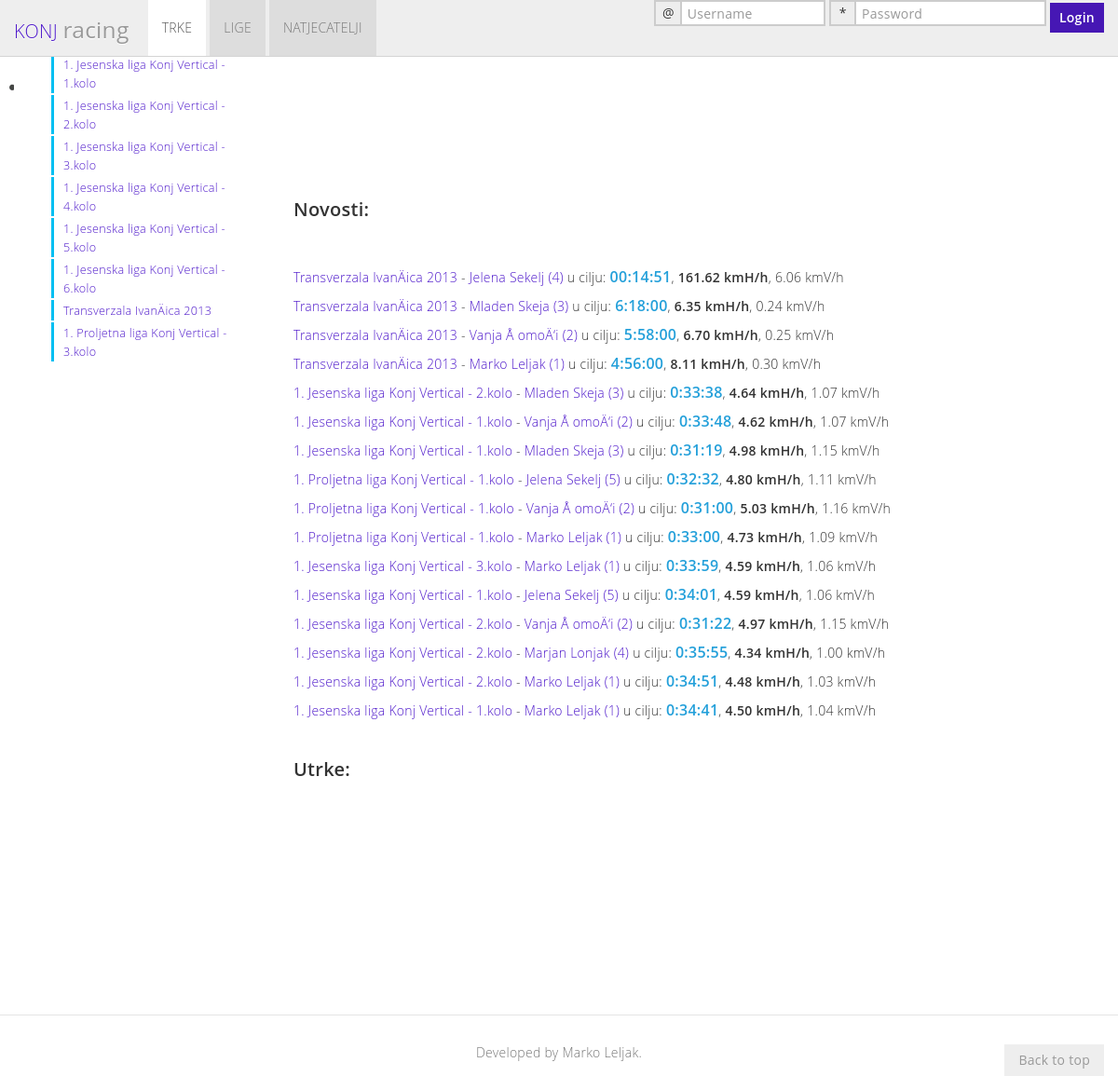
The page / on the database its author committed.
### tables this page shows
CREATE TABLE `race` (
  `rac_id` int(11) NOT NULL AUTO_INCREMENT,
  `rac_typ_id` int(11) NOT NULL,
  `lea_id` int(11) DEFAULT NULL,
  `leagr_id` int(11) DEFAULT NULL,
  `val_id` int(11) DEFAULT NULL,
  `org_id` int(11) NOT NULL,
  `st_id` int(11) NOT NULL,
  `rac_lea_add` varchar(45) DEFAULT NULL COMMENT 'If race in several leagues, then write 3;4;12 as league id\\\\\\\\\\\\\\''s',
  `rac_leagr_add` varchar(45) DEFAULT NULL,
  `rac_typ_add` varchar(45) DEFAULT NULL COMMENT 'If race in several types, then write 3;4;12 as race type id\\\\\\''s',
  `rac_nam` varchar(80) NOT NULL COMMENT 'full name',
  `rac_nams` varchar(20) DEFAULT NULL COMMENT 'short name',
  `rac_fr_dat` datetime NOT NULL,
  `rac_to_dat` datetime DEFAULT NULL,
  `rac_start_dat` datetime DEFAULT NULL COMMENT 'Exact starting time',
  `rac_limit_dat` datetime DEFAULT NULL COMMENT 'Exact limit time',
  `rac_chrono` varchar(1) DEFAULT NULL COMMENT 'Chronometer - Y/N or D/N',
  `rac_kmH` float NOT NULL COMMENT 'Horizontal kilometers',
  `rac_kmHD` float DEFAULT NULL COMMENT 'Horizontal downhill kilometers',
  `rac_kmV` float NOT NULL COMMENT 'Vertical Kilometers',
  `rac_kmVD` float DEFAULT NULL COMMENT 'Vertical downhil kilometers',
  `rac_ent_fee` decimal(10,0) DEFAULT NULL COMMENT 'Entry fee',
  `rac_ent_fee_val` varchar(45) DEFAULT NULL COMMENT 'If race entry fee in several currencies, then write \\\\\\\\\\\\\\"fee,currency_id\\\\\\\\\\\\\\" as \\\\\\\\\\\\\\"100#2;120#4;200#5\\\\\\\\\\\\\\"',
  `rac_shirt` varchar(1) DEFAULT NULL,
  `rac_water` varchar(1) DEFAULT NULL,
  `rac_drink` varchar(1) DEFAULT NULL,
  `rac_eat` varchar(1) DEFAULT NULL,
  `rac_rs` varchar(1) DEFAULT NULL COMMENT 'rescue service',
  `rac_fraid` varchar(1) DEFAULT NULL COMMENT 'first aid',
  `rac_reg_fr_dat` datetime DEFAULT NULL,
  `rac_reg_to_dat` datetime DEFAULT NULL,
  `rac_desc` varchar(300) DEFAULT NULL,
  `rac_rul` varchar(500) DEFAULT NULL,
  `rac_man_eq` varchar(200) DEFAULT NULL COMMENT 'mandatory equipment, for example \\\\\\\\\\\\\\"compass; 1l water; buff\\\\\\\\\\\\\\"',
  `rac_chk` varchar(1) DEFAULT NULL COMMENT 'if race includes checkpoints',
  `rac_lea_rou` int(11) DEFAULT NULL COMMENT 'if race in league then round in league (1,2,3,...)',
  `rac_meal` varchar(1) DEFAULT NULL,
  `rac_gps` varchar(100) DEFAULT NULL,
  `rac_web_gps` varchar(100) DEFAULT NULL,
  `rac_transfer` varchar(1) DEFAULT NULL,
  `activity` varchar(1) DEFAULT NULL,
  `date` datetime NOT NULL,
  PRIMARY KEY (`rac_id`),
  KEY `rac_typ_id_idx` (`rac_typ_id`),
  KEY `st_num_idx` (`st_id`),
  CONSTRAINT `st_num` FOREIGN KEY (`st_id`) REFERENCES `start` (`st_id`),
  CONSTRAINT `rac_typ_id` FOREIGN KEY (`rac_typ_id`) REFERENCES `race_type` (`rac_typ_id`) ON DELETE NO ACTION ON UPDATE NO ACTION
);

CREATE TABLE `race_result` (
  `res_id` int(11) NOT NULL AUTO_INCREMENT,
  `rac_id` int(11) NOT NULL,
  `res_chk_id` int(11) DEFAULT NULL,
  `sn_id` int(11) DEFAULT NULL,
  `res_typ_id` int(11) DEFAULT NULL,
  `res_fin_time` varchar(45) NOT NULL,
  `res_fin_time_sec` float DEFAULT NULL,
  `res_start` datetime DEFAULT NULL,
  `res_time` datetime DEFAULT NULL,
  `res_pen` varchar(45) DEFAULT NULL,
  `res_transfer_typ` varchar(1) DEFAULT NULL,
  `res_mob_id` int(11) DEFAULT NULL,
  `activity` varchar(1) DEFAULT NULL,
  `date` datetime DEFAULT NULL,
  PRIMARY KEY (`res_id`),
  KEY `rac_id_idx` (`rac_id`),
  CONSTRAINT `rac_id` FOREIGN KEY (`rac_id`) REFERENCES `race` (`rac_id`) ON DELETE NO ACTION ON UPDATE NO ACTION
);

### connect_to_mysql.php (called while the page is built, shortened)
<?php
function returnConnection()
{
$db_host = "localhost";
$db_username = "root";
$db_pass = "mysql";
$db_name = "konj";
$myConnection = mysqli_connect("$db_host","$db_username","$db_pass", "$db_name") or die ("could not connect to mysql");
return $myConnection;
}
?>

### functions.php (called while the page is built, shortened)
<?php
include "connect_to_mysql.php";
function queryMysql($query)
{
	$result = mysqli_query(returnConnection(), $query) or die(mysqli_error(returnConnection()));
	return $result;
}
?>

### components.php (the view, shortened to what this page needs)
<?php
function get_sidebar($type, $id){
    if(get_parameter(null,"show_races_in_league") == 1)
    {
        echo '<li>
            <a href="#page-components">Trke</a>
            <ul class="nav" id="races-active">';
        $query = "SELECT rac_nam,rac_id FROM race where activity='D' or activity='Y'";
        $result = queryMysql($query);
        $num = mysqli_num_rows(queryMysql($query));
        for ($j = 0 ; $j < $num ; ++$j)
        {
            $row = mysqli_fetch_row($result);
            $raceid = $row[1];
            $race='<li><a class="race-link" href="#" onclick=\'ajaxGetComponent("race", ' . $raceid . ')\'>
                ' . $row[0] . '</a></li>';
            echo $race;
        }
        echo '</ul>';
    }
}
function get_general()
{
	echo'
    <div class="bs-docs-section" id="news">
       <div class="page-header">
          <h3>Novosti:</h3>
       </div>';
    $query = "select rr.sn_id, concat(p.per_nam, ' ', p.per_sur) as trkac,p.per_id ,
    	   rr.res_fin_time vrijeme, round(r.rac_kmh/get_time_decimal(rr.res_fin_time),2) as 'kmH/h',
			round(r.rac_kmv/get_time_decimal(rr.res_fin_time),2) as 'kmV/h',r.rac_nam,r.rac_id
        from race_result rr
        inner join race r on rr.rac_id=r.rac_id
        inner join start s on r.st_id=s.st_id
        inner join st_num st on s.st_id=st.st_id
        inner join person p on st.per_id=p.per_id
        where rr.sn_id=st.sn_id
        order by res_time desc limit 20";
    $result = queryMysql($query);
    $num = mysqli_num_rows(queryMysql($query));
    for ($i = 0 ; $i < $num ; ++$i)
    {
	$row = mysqli_fetch_row($result);
        $racer='<p>
			<a class="race-link" href="#" onclick=\'ajaxGetComponent("race", ' . $row[7] . ')\'>' . $row[6] . '</a>  -
			<a class="race-link" href="#"                 onclick=\'ajaxGetComponent("racer", ' . $row[2] . ')\'>' . $row[1] . ' (' . $row[0] . ')</a>
			 u cilju: <font size="3"><b class="accent-color">' . $row[3] . '</b></font>, <b>' . $row[4] . ' kmH/h</b>, ' . $row[5] . ' kmV/h</p>';
        echo $racer;
    }
	echo'</br>
          <h3>Utrke: </h3>';
    echo '</div>';
}
function get_footer(){
    echo'
    <a class="bs-docs-top affix" href="#welcome">Back to top</a>
    <footer class="bs-docs-footer ">
      <div class="container">
         <p>Developed by Marko Leljak.</p>
         <!--<p>Design by <a target="_blank" href="https://twitter.com/aozoralabs">@aozoralabs</a>.</p>
         <p>Code licensed under <a target="_blank" href="http://www.apache.org/licenses/LICENSE-2.0">Apache License v2.0</a> or <a target="_blank" href="http://www.gnu.org/licenses/gpl-2.0.html">GPL2</a>, documentation under <a href="http://creativecommons.org/licenses/by/3.0/">CC BY 3.0</a>.</p>-->
      </div>
    </footer>
    ';
}
function get_active_tab($tab){
    if(isset($_SESSION['active_tab']))
        $active_tab=$_SESSION['active_tab'];
    else
        $active_tab='race';
    if($active_tab==$tab){
        return "active";
    }
}
function get_parameter($par_id, $par_nam){
    if($par_nam!=null){
        $query = "SELECT par_val FROM xparameters where par_nam='" . $par_nam . "'";
        $result = queryMysql($query);
        $row = mysqli_fetch_row($result);
        return $row[0];
    }
}
?>

### head.php (shortened to what this page needs)
<?php
include 'functions.php';
if (isset($_SESSION['user']))
{
	$user = $_SESSION['user'];
	$loggedin = TRUE;
}
else $loggedin = FALSE;
echo "<head><title>$appname";
if ($loggedin) echo " ($user)";
echo "</title>";
echo '
    <link rel="stylesheet" type="text/css" href="assets/css/bootmetro.css">
    <link rel="stylesheet" type="text/css" href="assets/css/bootmetro-responsive.css">
    <link rel="stylesheet" type="text/css" href="assets/css/bootmetro-icons.css">
    <link rel="stylesheet" type="text/css" href="assets/css/bootmetro-ui-light.css">
    <link rel="stylesheet" type="text/css" href="assets/css/datepicker.css">
    <link rel="stylesheet" type="text/css" href="assets/css/docs.css">
    <link rel="stylesheet" type="text/css" href="assets/js/google-code-prettify/prettify.css" >
</head>';
?>

### index.php (shortened to what this page needs)
<?php
require_once "components.php";
include_once 'head.php';
if(isset($_GET['con']))
    $confirmation=true;
else $confirmation=false;
?>
<!DOCTYPE html>
<html xmlns="http://www.w3.org/1999/xhtml">
<body>
	<?php include_once("navbar.php") ?>
    <div class="progress progress-indeterminate" id="loading_spinner">
	</div>
    <div id="doc-container" class="container">
      <div class="row">
         <div class="bs-docs-sidebar span3">
            <ul class="nav metro-nav-list bs-docs-sidenav">
            <?php
            if (isset($raceID))
            {
                get_sidebar("race",$raceID);
            }
            else
            {
                get_sidebar(null,null);
            }
            ?>
            </ul>
        </div>
        <div class="bs-docs-container span9" id="welcome">
            <?php
                if($confirmation){
                    echo "Uspje&#353;na prijava!";
                    unset($_SESSION['raceid_prijava']);
                    header("refresh: 1; url=index");
                }
                else if (isset($raceID))
                {
                    }
                else
                {
                    get_general();
                }
            ?>
            <br/>
            <br/>
            <br/>
            <br/>
            <br/>
            <br/>
            <br/>
         </div>
      </div>
    </div>
    <?php
    get_footer()
    ?>
</body>
</html>

### navbar.php (shortened to what this page needs)
<?php
echo '
   <div class="navbar metro-navbar navbar-fixed-top">
      <div class="navbar-inner">
         <div class="container">
            <button type="button" class="btn btn-navbar" data-toggle="collapse" data-target=".nav-collapse">
               <span class="icon-bar"></span>
               <span class="icon-bar"></span>
               <span class="icon-bar"></span>
            </button>
            <h1 class="brand"><a href="index.html">KONJ</a> <small>racing</small></h1>
            <div class="nav-collapse collapse">
               <ul class="nav">
                  <li class="' . get_active_tab("race") . '">
                     <a href="index">Trke</a>
                  </li>
                  <li class="' . get_active_tab("league") . '">
                     <a href="league">Lige</a>
                  </li>
                  <li class="' . get_active_tab("participant") . '">
                     <a href="participant">Natjecatelji</a>
                  </li>';
echo '</ul></div>';
if(isset($_SESSION['user']))
{
    echo '<div align=right style="margin-right:auto;">
        <b>' . $_SESSION['user'] .'</b>
        <form action="timer" method="post">
            <fieldset>
                <button type="submit" class="btn" name="logout">Logout</button>
            </fieldset>
        </form>
        </div>';
    if (isset($_POST['logout']))
    {
    	destroySession();
        header("Location: index");
        exit();
    }
}
else
{
    echo'
    <div align=right style="margin-right:auto;">
         <div class="input-prepend">
             <span class="add-on">@</span>
             <input class="span2" id="prependedInput" type="text" placeholder="Username" maxlength="16" name="user" value="">
         </div>
         <div class="input-prepend">
             <span class="add-on">*</span>
             <input type="password" placeholder="Password" maxlength="30" name="pass" value="" />
         </div>
         <input type="submit" value="Login" id="login"/>
    </div>';
}
echo'</div></div></div>';
?>

### assets/css/bootmetro-responsive.css (style rules this page uses)
@media (min-width: 1200px) { .row { margin-left: -30px; *zoom: 1; } }
@media (min-width: 1200px) { .row:before, .row:after { display: table; line-height: 0; content: ""; } }
@media (min-width: 1200px) { .row:after { clear: both; } }
@media (min-width: 1200px) { [class*="span"] { float: left; min-height: 1px; margin-left: 30px; } }
@media (min-width: 1200px) { .container, .navbar-static-top .container, .navbar-fixed-top .container, .navbar-fixed-bottom .container { width: 1170px; } }
@media (min-width: 1200px) { .span9 { width: 870px; } }
@media (min-width: 1200px) { .span3 { width: 270px; } }
@media (min-width: 1200px) { .span2 { width: 170px; } }
@media (min-width: 1200px) { input, textarea, .uneditable-input { margin-left: 0; } }
@media (min-width: 1200px) { input.span2, textarea.span2, .uneditable-input.span2 { width: 156px; } }
@media (min-width: 980px) { .nav-collapse.collapse { height: auto !important; overflow: visible !important; } }

### assets/css/bootmetro-ui-light.css (style rules this page uses)
html, body { color: #333; background-color: #FFF; }
a { color: #4f1acb; }
input[type=text], input[type=password], input[type=email], input[type=number], input[type=tel], input[type=url], input[type=search], select, textarea, input::-ms-check { color: #000; background-color: rgba(255, 255, 255, 0.8); border-color: rgba(0, 0, 0, 0.27); }
button[type=submit], input[type=submit] { color: #FFF; background-color: #4617b4; border-color: transparent; background-clip: border-box; }
.progress { color: #4617b4; background-color: #D4D4D4; }
.accent-color, header h1, header h2, table th { color: #24A0DA; }
button, input[type=button], input[type=submit], input[type=reset], input[type=file]::-ms-browse { color: #000; background-color: rgba(182, 182, 182, 0.7); border-color: rgba(0, 0, 0, 0.2); }

### assets/css/docs.css (style rules this page uses)
html, body { position: relative; margin: 0; padding: 0; }
body { padding-top: 62px; }
.bs-docs-footer { padding-left: 15px; padding-right: 15px; }
.bs-docs-top { float: left; padding: 7px 15px; font-weight: 500; color: #999; background-color: #eee; }
.bs-docs-top.affix { position: fixed; right: 15px; bottom: 15px; }
#doc-container, #doc-container > .row { position: relative; margin-top: 20px; }
section, .bs-docs-section { padding-top: 30px; }
.bs-docs-section h1, .bs-docs-section h2, .bs-docs-section h3, .bs-docs-section h4, .bs-docs-section h5, .bs-docs-section h6 { margin: 10px 0; }
.bs-docs-sidebar { display: block; }
.bs-docs-sidenav { position: fixed; width: 228px; height: 80%; margin: 0; padding: 0; background-color: #fff; overflow-y: auto; }
.bs-docs-footer { text-align: center; padding-top: 30px; padding-bottom: 30px; margin-top: 100px; border-top: 1px solid #e5e5e5; }
.bs-docs-footer p { margin-bottom: 0; color: #777; }
@media screen and (min-width: 768px) { .bs-docs-container, .bs-home-container { padding-left: 0; padding-right: 0; } }
@media screen and (min-width: 768px) { .bs-docs-sidebar { display: block; } }
@media screen and (min-width: 768px) { .bs-docs-sidenav { width: 166px; margin-top: 20px; } }
@media screen and (min-width: 992px) { .bs-docs-sidenav { top: 0; width: 218px; margin-top: 30px; margin-right: 0; } }
@media screen and (min-width: 1200px) { .bs-docs-container { max-width: 970px; } }
@media screen and (min-width: 1200px) { .bs-docs-sidenav { width: 258px; } }
@media screen and (min-width: 1200px) { .bs-docs-sidenav > li > a { width: 230px \9; } }

### rows shown on the page
race: rac_nam "1. Jesenska liga Konj Vertical - 1.kolo"
race: rac_nam "1. Jesenska liga Konj Vertical - 2.kolo"
race: rac_nam "1. Jesenska liga Konj Vertical - 3.kolo"
race: rac_nam "1. Jesenska liga Konj Vertical - 4.kolo"
race: rac_nam "1. Jesenska liga Konj Vertical - 5.kolo"
race: rac_nam "1. Jesenska liga Konj Vertical - 6.kolo"
race: rac_nam "Transverzala IvanÄica 2013"
race: rac_nam "1. Proljetna liga Konj Vertical - 3.kolo"
race_result: rac.rac_nam "Transverzala IvanÄica 2013", row "Jelena Sekelj", sn "4", res_fin_time "00:14:51", row "161.62", row "6.06"
race_result: rac.rac_nam "Transverzala IvanÄica 2013", row "Mladen Skeja", sn "3", res_fin_time "6:18:00", row "6.35", row "0.24"
race_result: rac.rac_nam "Transverzala IvanÄica 2013", row "Vanja Å omoÄ‘i", sn "2", res_fin_time "5:58:00", row "6.70", row "0.25"
race_result: rac.rac_nam "Transverzala IvanÄica 2013", row "Marko Leljak", sn "1", res_fin_time "4:56:00", row "8.11", row "0.30"
race_result: rac.rac_nam "1. Jesenska liga Konj Vertical - 2.kolo", row "Mladen Skeja", sn "3", res_fin_time "0:33:38", row "4.64", row "1.07"
race_result: rac.rac_nam "1. Jesenska liga Konj Vertical - 1.kolo", row "Vanja Å omoÄ‘i", sn "2", res_fin_time "0:33:48", row "4.62", row "1.07"
race_result: rac.rac_nam "1. Jesenska liga Konj Vertical - 1.kolo", row "Mladen Skeja", sn "3", res_fin_time "0:31:19", row "4.98", row "1.15"
race_result: rac.rac_nam "1. Proljetna liga Konj Vertical - 1.kolo", row "Jelena Sekelj", sn "5", res_fin_time "0:32:32", row "4.80", row "1.11"
race_result: rac.rac_nam "1. Proljetna liga Konj Vertical - 1.kolo", row "Vanja Å omoÄ‘i", sn "2", res_fin_time "0:31:00", row "5.03", row "1.16"
race_result: rac.rac_nam "1. Proljetna liga Konj Vertical - 1.kolo", row "Marko Leljak", sn "1", res_fin_time "0:33:00", row "4.73", row "1.09"
race_result: rac.rac_nam "1. Jesenska liga Konj Vertical - 3.kolo", row "Marko Leljak", sn "1", res_fin_time "0:33:59", row "4.59", row "1.06"
race_result: rac.rac_nam "1. Jesenska liga Konj Vertical - 1.kolo", row "Jelena Sekelj", sn "5", res_fin_time "0:34:01", row "4.59", row "1.06"
race_result: rac.rac_nam "1. Jesenska liga Konj Vertical - 2.kolo", row "Vanja Å omoÄ‘i", sn "2", res_fin_time "0:31:22", row "4.97", row "1.15"
race_result: rac.rac_nam "1. Jesenska liga Konj Vertical - 2.kolo", row "Marjan Lonjak", sn "4", res_fin_time "0:35:55", row "4.34", row "1.00"
race_result: rac.rac_nam "1. Jesenska liga Konj Vertical - 2.kolo", row "Marko Leljak", sn "1", res_fin_time "0:34:51", row "4.48", row "1.03"
race_result: rac.rac_nam "1. Jesenska liga Konj Vertical - 1.kolo", row "Marko Leljak", sn "1", res_fin_time "0:34:41", row "4.50", row "1.04"
